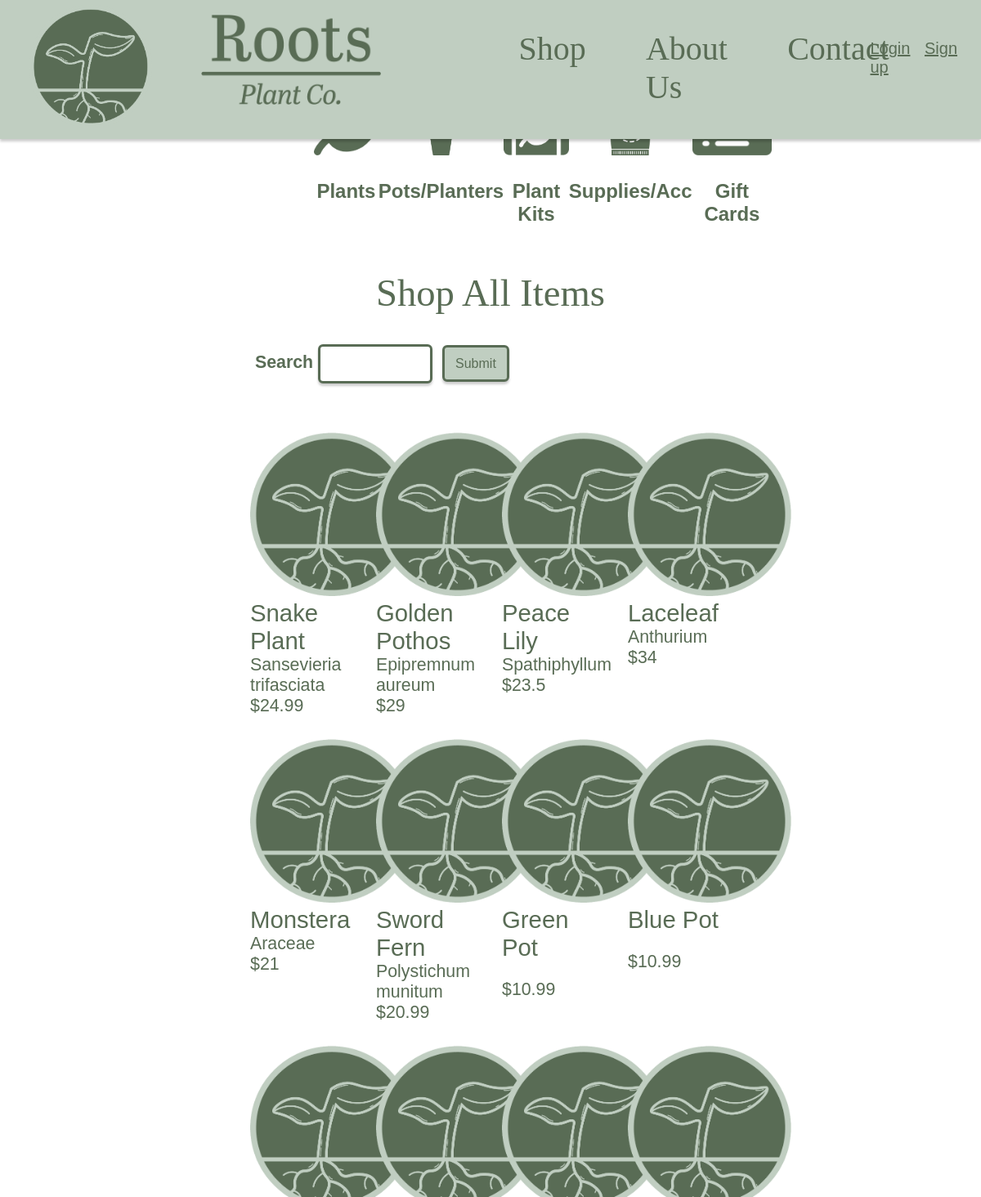
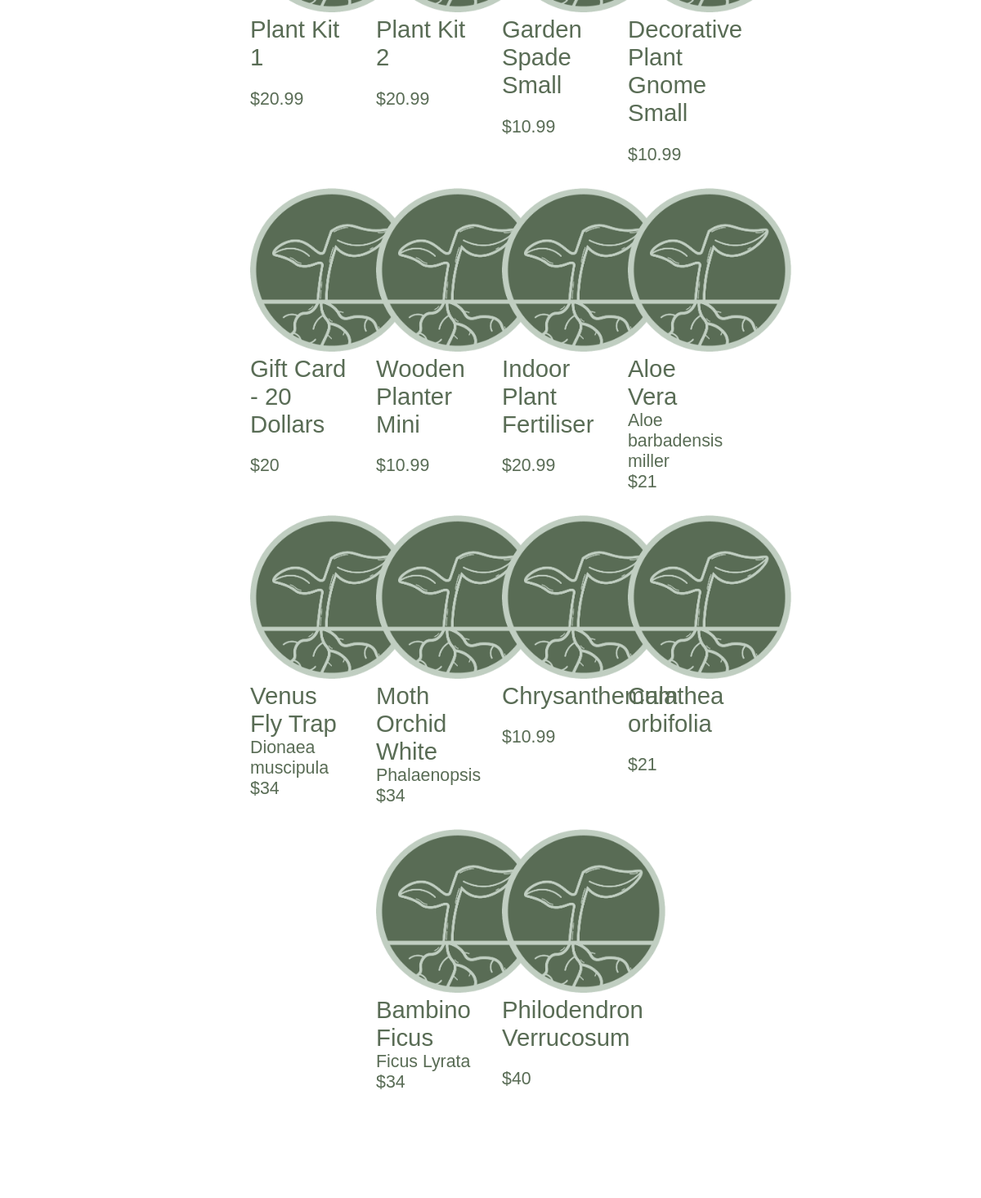
The app's page /shop (upper part), older data (2 pictures, top to bottom).
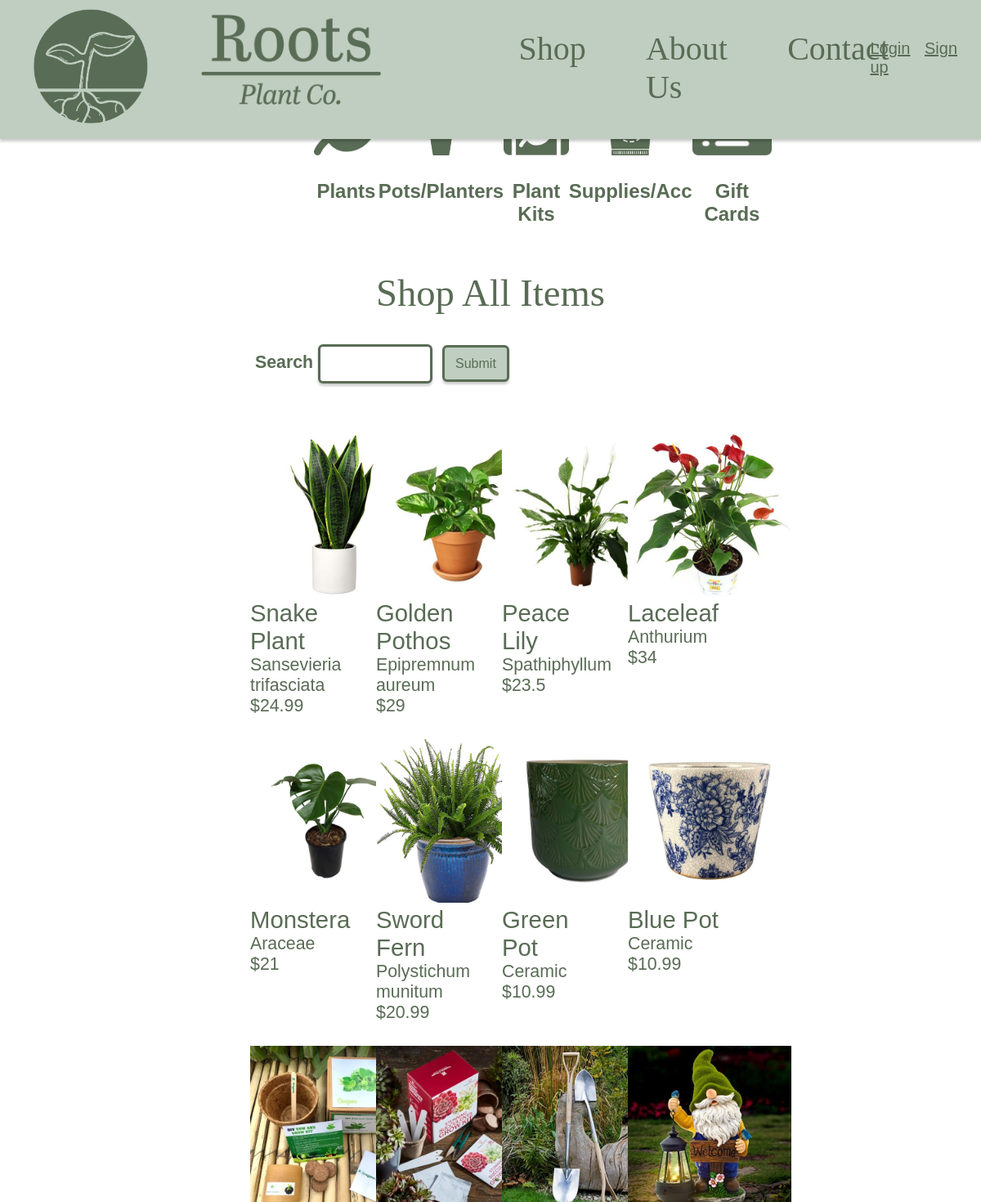
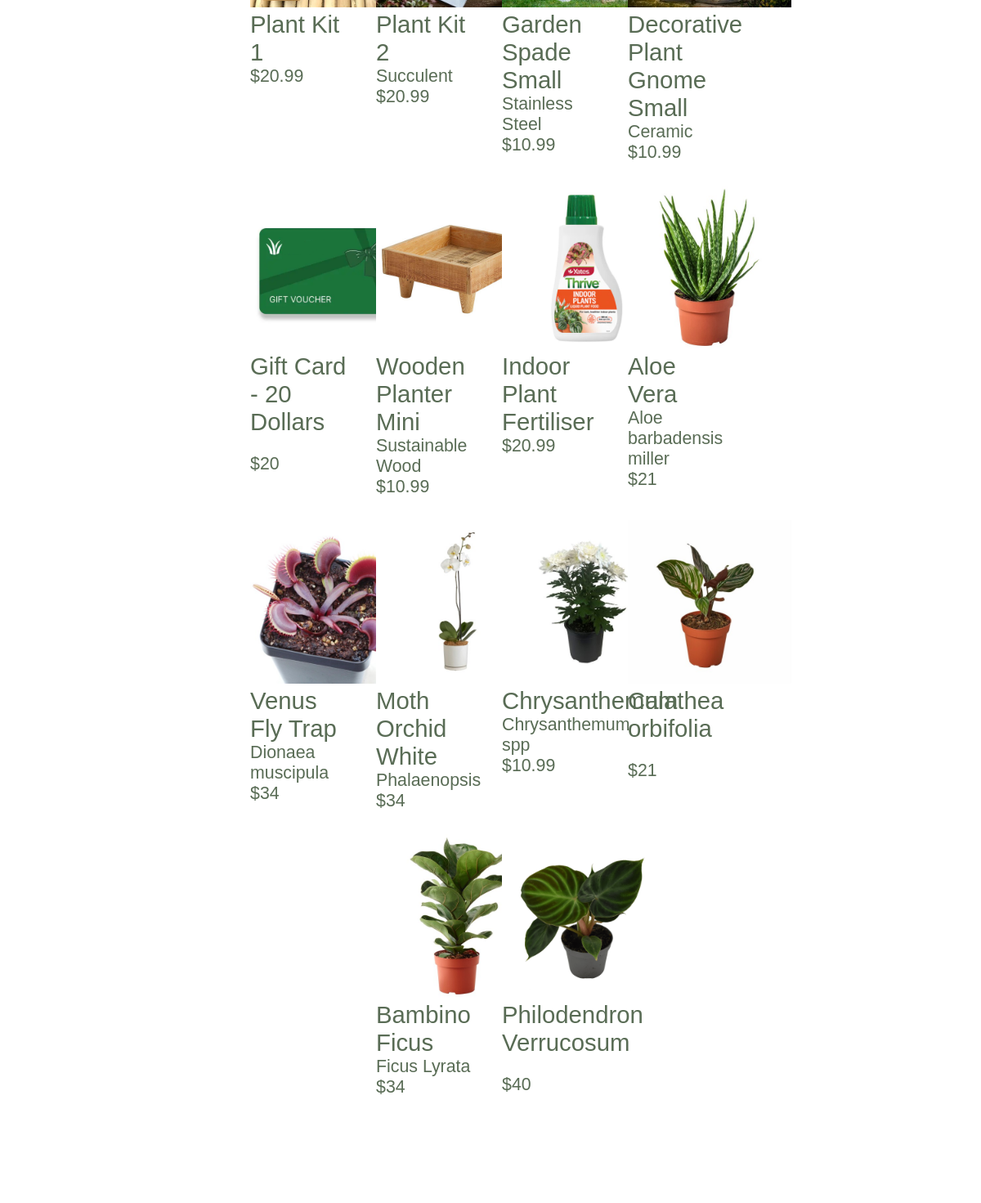
The same page, newer data (2 pictures, top to bottom).
### Website/models.py (models this page shows)
class ShopProducts(db.Model):
    __tablename__ = 'shopProducts'
    id = db.Column(db.Integer, primary_key=True)
    name = db.Column(db.String(150), nullable=False) #Is required
    summary = db.Column(db.String(500), nullable=True)
    description = db.Column(db.String(1000), nullable=True)
    price = db.Column(db.Integer, nullable=False) #Is required
    stock = db.Column(db.Integer, nullable=False) #Is required
    category = db.Column(db.String(150), nullable=False) #Is required
    subCategory = db.Column(db.String(150), nullable=True)
    subSubCategory = db.Column(db.String(150), nullable=True)
    imageUrl = db.Column(db.String(150), nullable=False) #Is required
    userId = db.Column(db.Integer, db.ForeignKey('user.id'))

### Website/views.py (the view)
@views.route('/shop', methods=['GET', 'POST'])
def shopProducts():
    form, products = getShopProducts()
    return render_template('shop.html', user=current_user, products=products, form=form)

### Website/forms.py
class SearchForm(FlaskForm):
    search = StringField('Search')
    submit = SubmitField('Submit')

### Website/views.py (called while the page is built)
def getShopProducts():
    form = SearchForm()
    products = []
    if request.method == 'POST':
        if form.validate_on_submit():
            search_term = form.search.data
        if not search_term:
            flash('Please enter a search term', category='error')
        else:
            search_term = search_term.strip()
            search_words = search_term.split()
            products = ShopProducts.query.filter(
                (ShopProducts.name.contains(search_term)) |
                (ShopProducts.category.contains(search_term)) |
                (ShopProducts.summary.contains(search_term)) |
                db.or_(*[ShopProducts.description.contains(word) for word in search_words])
            ).all()
            if not products:
                flash('No products found', category='error')
    else:
        products = ShopProducts.query.all()
    return form, products

### Website/templates/shop.html (shortened to what this page needs)
{% extends "navBase.html" %}
{% block content %}
<link rel="stylesheet" href="{{ url_for('static', filename='css/shopPage.css') }}">
<div class="shopNav">
    <ul class="shopNavItems">
        <li class="shopNavItem">
            <a href="/shopPlants"><img class="navImage" height="70px" src="{{ url_for('static', filename='plantsNav.png') }}"></a>
            <a href="/shopPlants"><p>Plants</p></a>
        </li>
        <li class="shopNavItem">
            <a href="/shopPotsPlanters"><img class="navImage" height="70px" src="{{ url_for('static', filename='potsPlantersNav.png') }}"></a>
            <a href="/shopPotsPlanters"><p>Pots/Planters</p></a>
        </li>
        <li class="shopNavItem">
            <a href="/shopPlantKits"><img class="navImage" height="70px" src="{{ url_for('static', filename='plantKitNav.png') }}"></a>
            <a href="/shopPlantKits"><p>Plant Kits</p></a>
        </li>
        <li class="shopNavItem">
            <a href="/shopSuppliesAccessories"><img class="navImage" height="70px" src="{{ url_for('static', filename='suppliesNav.png') }}"></a>
            <a href="/shopSuppliesAccessories"><p>Supplies/Acc</p></a>
        </li>
        <li class="shopNavItem">
            <a href="/shopGiftCards"><img class="navImage" height="70px" src="{{ url_for('static', filename='giftCardNav.png') }}"></a>
            <a href="/shopGiftCards"><p>Gift Cards</p></a>
        </li>
    </ul>
</div>
{% block categoryTitle %}
<h1 class="title">Shop All Items</h1>
{% endblock %}
<form class="search" method="POST">
    {{ form.search.label }} {{ form.search(size=20) }}
    {{ form.submit() }}
</form>
<div class="shopContainer">
    <div class="flexContainer">
        {% block productDisplay %}
        {% for product in products %}
        <div class="flexBox">
            <a href = "/product/{{product.id}}">
            <div class="productImage">
                <img src="{{ url_for('static', filename='img/' + product.imageUrl) }}" width="200" alt="Plant image">
            </div>
            <div class="productName">
                {{ product.name }}
            </div>
            <div class="productSummary">
                {% if product.summary == "None" or product.summary == None %}
                 <p></p>
                {% else %}
                {{ product.summary }}
                {% endif %}
            </div>
            <div class="productPrice">
                ${{ product.price }}
            </div>
            </a>
        </div>
        {% endfor %}
        {% endblock %}
    </div>
</div>
{% endblock %}

Row changes from the older to the newer data that the page shows:
changed ShopProducts "Snake Plant": imageUrl: a different picture
changed ShopProducts "Golden Pothos": imageUrl: a different picture
changed ShopProducts "Peace Lily": imageUrl: a different picture
changed ShopProducts "Laceleaf": imageUrl: a different picture
changed ShopProducts "Monstera": imageUrl: a different picture
changed ShopProducts "Sword Fern": imageUrl: a different picture
changed ShopProducts "Green Pot": imageUrl: a different picture; summary (not shown) → "Ceramic"
changed ShopProducts "Blue Pot": imageUrl: a different picture; summary (not shown) → "Ceramic"
changed ShopProducts "Plant Kit 1": imageUrl: a different picture
changed ShopProducts "Plant Kit 2": imageUrl: a different picture; summary (not shown) → "Succulent"
changed ShopProducts "Garden Spade Small": imageUrl: a different picture; summary (not shown) → "Stainless Steel"
changed ShopProducts "Decorative Plant Gnome Small": imageUrl: a different picture; summary (not shown) → "Ceramic"
changed ShopProducts "Gift Card - 20 Dollars": imageUrl: a different picture
changed ShopProducts "Wooden Planter Mini": imageUrl: a different picture; summary (not shown) → "Sustainable Wood"
changed ShopProducts "Indoor Plant Fertiliser": imageUrl: a different picture
changed ShopProducts "Aloe Vera": imageUrl: a different picture
changed ShopProducts "Venus Fly Trap": imageUrl: a different picture
changed ShopProducts "Moth Orchid White": imageUrl: a different picture
changed ShopProducts "Chrysanthemum": imageUrl: a different picture; summary (not shown) → "Chrysanthemum spp"
changed ShopProducts "Calathea orbifolia": imageUrl: a different picture
changed ShopProducts "Bambino Ficus": imageUrl: a different picture
changed ShopProducts "Philodendron Verrucosum": imageUrl: a different picture
